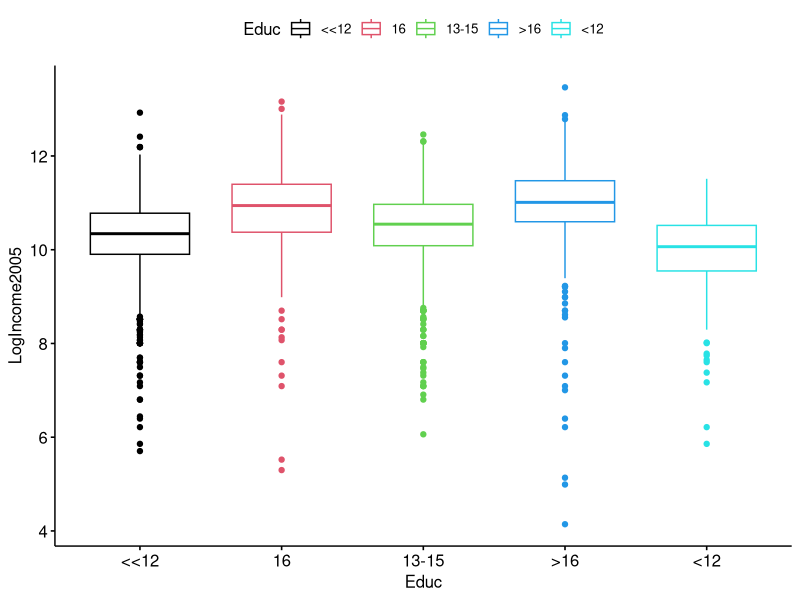
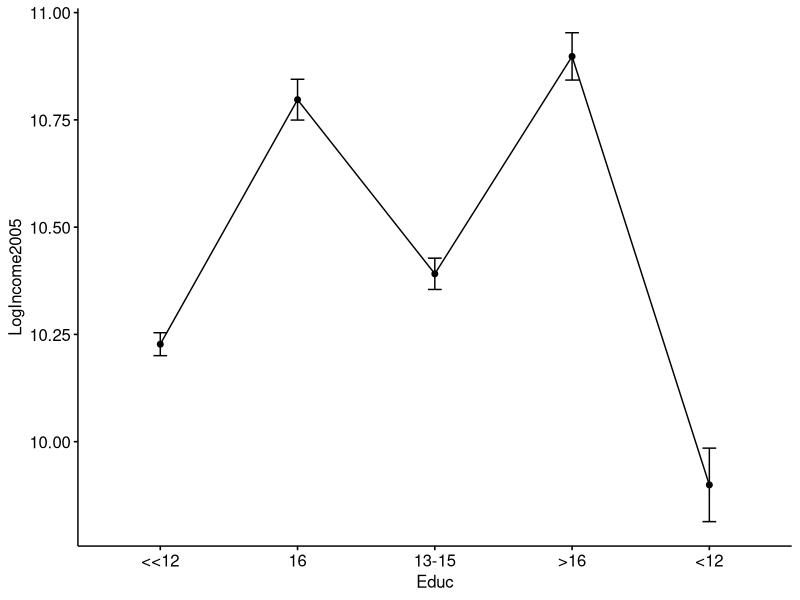
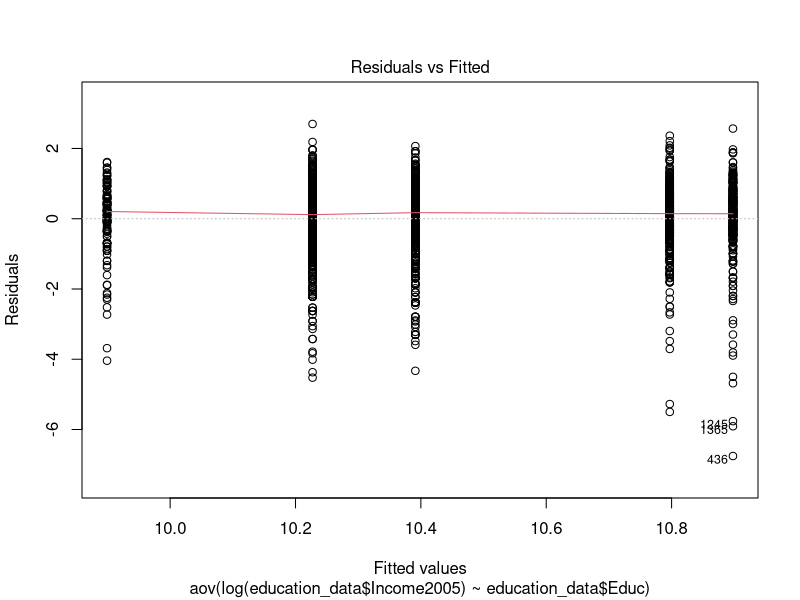
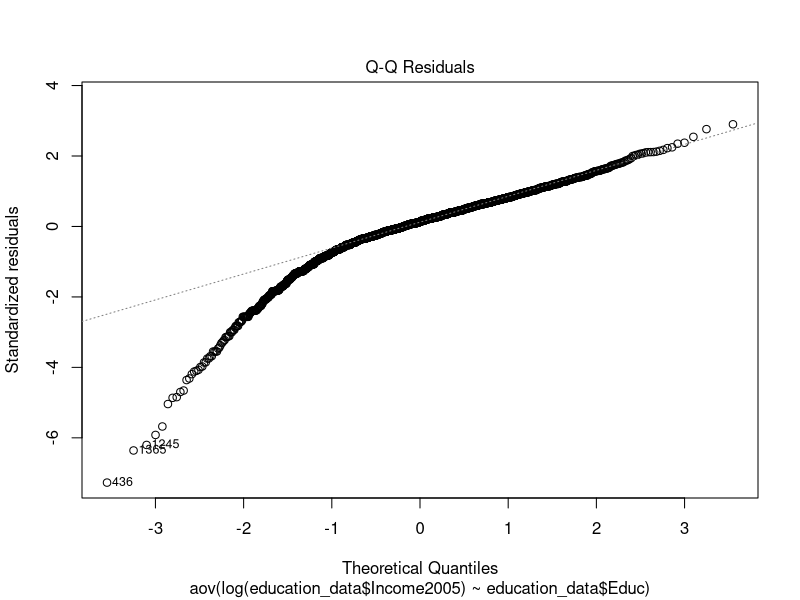

The R source for these figures, in order:
## ---- chunk 1
knitr::opts_chunk$set(echo = TRUE)
library(dplyr)
library(ggpubr)
library(multcomp)
library(car)
library(sqldf)
## ---- chunk 2
education_data = read.csv('ex0525.csv')
res.aov = aov(log(education_data$Income2005) ~ education_data$Educ, data=education_data)
summary(res.aov)
## ---- chunk 3
# tak a random sample for good measure
set.seed(1234)
dplyr::sample_n(education_data, 10)
education_data$LogIncome2005 = log(education_data$Income2005) 
levels(education_data$Educ)
#show some group stats
group_by(education_data, Educ) %>% summarise(
  count = n(),
  mean = mean(LogIncome2005, na.rm = TRUE),
  sd = sd(LogIncome2005, na.rm = TRUE)
)
ggboxplot(education_data, x='Educ', y='LogIncome2005', color = 'Educ',
          palette=palette(rainbow(length(levels(education_data$Educ)))),
          ylab = 'LogIncome2005', xlab = 'Educ'
          )

ggline(education_data, x = 'Educ', y = 'LogIncome2005', 
       add = c('mean_se'), #(other values include: mean_sd, mean_ci, median_iqr,jitter ....)
       ylab='LogIncome2005', xlab='Educ')
## ---- chunk 4
TukeyHSD(res.aov)
## ---- chunk 5
#summary(glht(res.aov, linfct = mcp(Educ = 'Tukey')))

## ---- chunk 6
pairwise.t.test(education_data$LogIncome2005, education_data$Educ,
                p.adjust.method = 'BH')

## ---- chunk 7
plot(res.aov, 1)
## ---- chunk 8
leveneTest(LogIncome2005 ~ Educ, data=education_data)
## ---- chunk 9
oneway.test(LogIncome2005 ~ Educ, data = education_data)
pairwise.t.test(education_data$LogIncome2005, education_data$Educ, p.adjust.method = 'BH', pool.sd = FALSE)
## ---- chunk 10
# Q-Q plot of residuals
plot(res.aov, 2)

# Extract the residuals 
aov_residuals = residuals(object = res.aov)

#Shapiro-Wilke on residuals
shapiro.test(x = aov_residuals)
## ---- chunk 11
kruskal.test(LogIncome2005 ~ Educ, data=education_data)

## ---- chunk 12
education_data_filtered = sqldf("SELECT * FROM education_data
                                              WHERE Educ IN ('16', '>16')")

## ---- chunk 13
t.test(LogIncome2005 ~ Educ, data= education_data_filtered, var.equal=TRUE)
